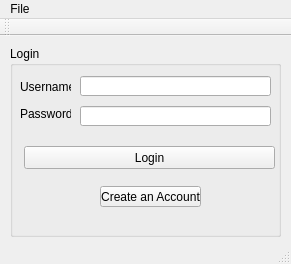
<?xml version="1.0" encoding="UTF-8"?>
<ui version="4.0">
 <class>MainWindow</class>
 <widget class="QMainWindow" name="MainWindow">
  <property name="geometry">
   <rect>
    <x>0</x>
    <y>0</y>
    <width>291</width>
    <height>264</height>
   </rect>
  </property>
  <property name="windowTitle">
   <string>Login | GrapYte - 2D Graphics Generator</string>
  </property>
  <widget class="QWidget" name="centralWidget">
   <widget class="QGroupBox" name="groupBox_login">
    <property name="geometry">
     <rect>
      <x>10</x>
      <y>10</y>
      <width>271</width>
      <height>191</height>
     </rect>
    </property>
    <property name="title">
     <string>Login</string>
    </property>
    <widget class="QLineEdit" name="lineEdit_username">
     <property name="geometry">
      <rect>
       <x>70</x>
       <y>30</y>
       <width>191</width>
       <height>20</height>
      </rect>
     </property>
    </widget>
    <widget class="QLabel" name="label_username">
     <property name="geometry">
      <rect>
       <x>10</x>
       <y>30</y>
       <width>51</width>
       <height>21</height>
      </rect>
     </property>
     <property name="text">
      <string>Username</string>
     </property>
    </widget>
    <widget class="QLabel" name="label_password">
     <property name="geometry">
      <rect>
       <x>10</x>
       <y>60</y>
       <width>51</width>
       <height>16</height>
      </rect>
     </property>
     <property name="text">
      <string>Password</string>
     </property>
    </widget>
    <widget class="QLineEdit" name="lineEdit_password">
     <property name="geometry">
      <rect>
       <x>70</x>
       <y>60</y>
       <width>191</width>
       <height>20</height>
      </rect>
     </property>
     <property name="echoMode">
      <enum>QLineEdit::Password</enum>
     </property>
    </widget>
    <widget class="QPushButton" name="pushButton_login">
     <property name="geometry">
      <rect>
       <x>14</x>
       <y>100</y>
       <width>251</width>
       <height>23</height>
      </rect>
     </property>
     <property name="text">
      <string>Login</string>
     </property>
    </widget>
    <widget class="QPushButton" name="pushButton_createaccount">
     <property name="geometry">
      <rect>
       <x>90</x>
       <y>140</y>
       <width>101</width>
       <height>21</height>
      </rect>
     </property>
     <property name="text">
      <string>Create an Account</string>
     </property>
    </widget>
   </widget>
  </widget>
  <widget class="QMenuBar" name="menuBar">
   <property name="geometry">
    <rect>
     <x>0</x>
     <y>0</y>
     <width>291</width>
     <height>21</height>
    </rect>
   </property>
   <widget class="QMenu" name="menuFile">
    <property name="contextMenuPolicy">
     <enum>Qt::NoContextMenu</enum>
    </property>
    <property name="tearOffEnabled">
     <bool>false</bool>
    </property>
    <property name="title">
     <string>File</string>
    </property>
    <addaction name="actionExit"/>
   </widget>
   <addaction name="menuFile"/>
  </widget>
  <widget class="QToolBar" name="mainToolBar">
   <attribute name="toolBarArea">
    <enum>TopToolBarArea</enum>
   </attribute>
   <attribute name="toolBarBreak">
    <bool>false</bool>
   </attribute>
  </widget>
  <widget class="QStatusBar" name="statusBar"/>
  <action name="actionExit">
   <property name="text">
    <string>Exit</string>
   </property>
  </action>
 </widget>
 <layoutdefault spacing="6" margin="11"/>
 <resources/>
 <connections/>
</ui>
